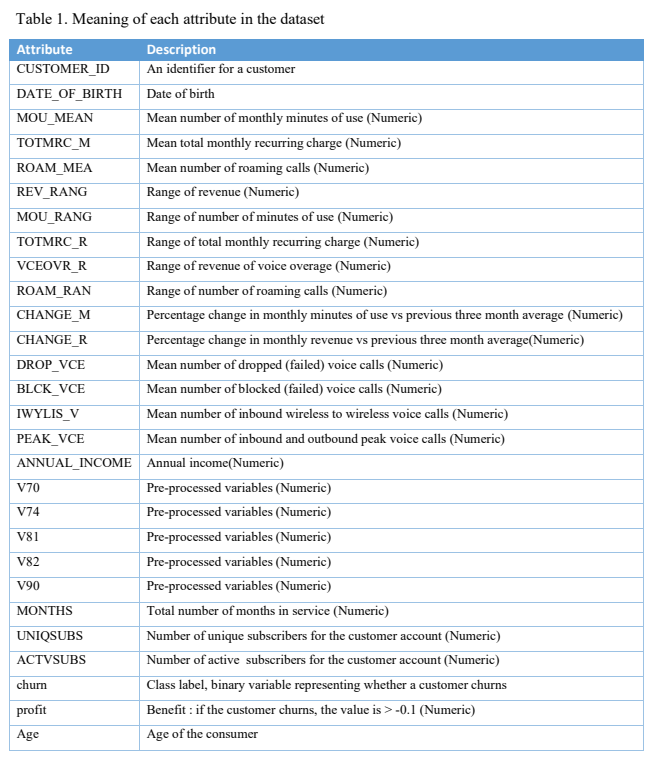
#> input picture 1.jpg, 670 x 764 px
$ python cv1.py
#> lines starting #> are read from the running program, lines starting #| are printed output that depends on the picture; after the words box and inside, x2 and y2 are one past the last pixel; in counts of white or black regions, pixels touching at a corner belong together
import cv2
import numpy as np
import pytesseract
from pytesseract import Output

img = cv2.imread('1.jpg')
#> img is the input picture: shape (764, 670, 3); mean B, G, R 242.3, 239.4, 236.3

# get grayscale image
def get_grayscale(image):
    return cv2.cvtColor(image, cv2.COLOR_BGR2GRAY)
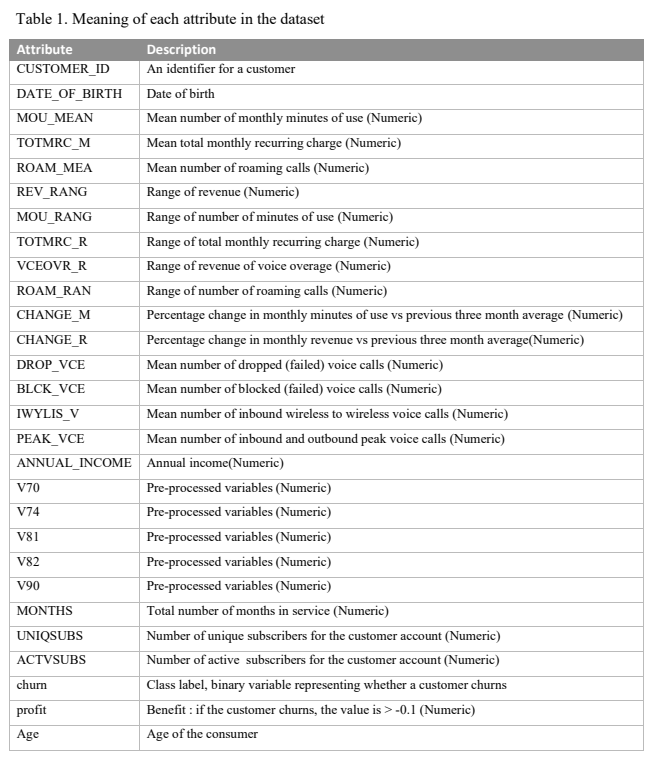
#> returned value: shape (764, 670); min 1, max 255, mean 238.8

#thresholding
def thresholding(image):
    return cv2.threshold(image, 0, 255, cv2.THRESH_BINARY + cv2.THRESH_OTSU)[1]
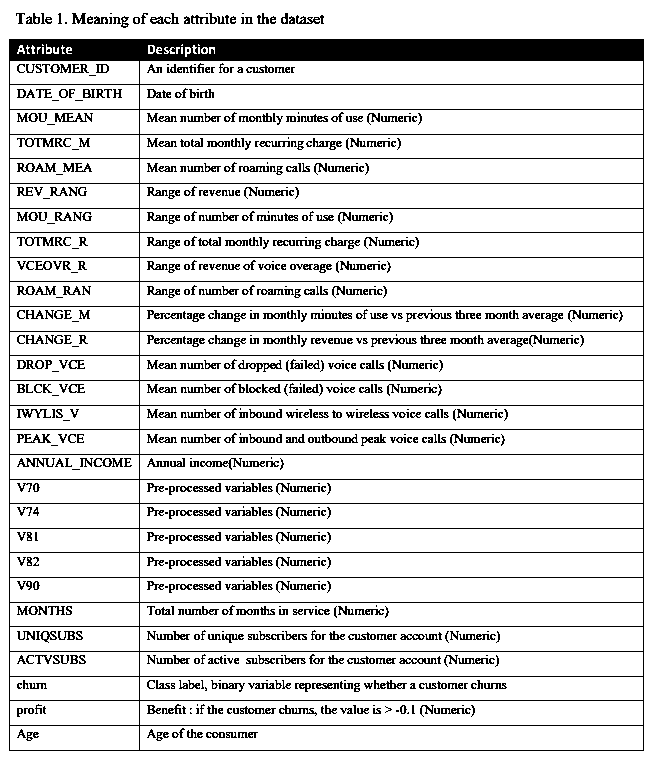
#> returned value: shape (764, 670); 86.8% white; 832 black regions (215 under 20 px), largest, box (x1, y1, x2, y2) and area: (9, 39, 644, 751) 33177, (238, 360, 282, 372) 179, (55, 113, 93, 122) 170

#erosion
def erode(image):
    kernel = np.ones((5,5),np.uint8)
    return cv2.erode(image, kernel, iterations = 1)

#opening - erosion followed by dilation
def opening(image):
    kernel = np.ones((5,5),np.uint8)
    return cv2.morphologyEx(image, cv2.MORPH_OPEN, kernel)
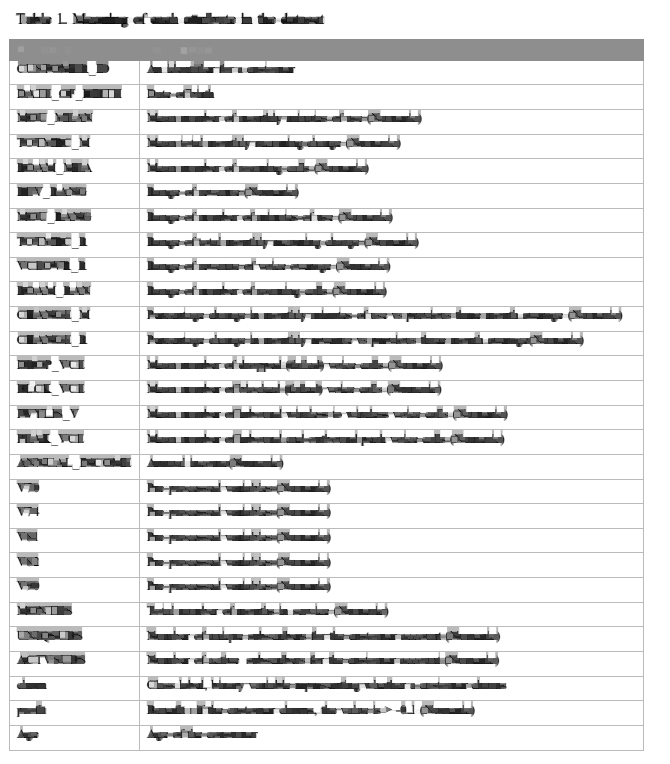
#> returned value: shape (764, 670); min 1, max 255, mean 227.9

#canny edge detection
def canny(image):
    return cv2.Canny(image, 100, 200)

#skew correction
def deskew(image):
    coords = np.column_stack(np.where(image > 0))
#> coords = 511880 pairs, first value 0 to 763, second value 0 to 669
    angle = cv2.minAreaRect(coords)[-1]
#> angle = -90
    if angle < -45:
        angle = -(90 + angle)
#> angle = 0
    else:
        angle = -angle
    (h, w) = image.shape[:2]
#> h = 764; w = 670
    center = (w // 2, h // 2)
#> center = (335, 382)
    M = cv2.getRotationMatrix2D(center, angle, 1.0)
#> M = [[1, 0, 0], [0, 1, 0]]
    rotated = cv2.warpAffine(image, M, (w, h), flags=cv2.INTER_CUBIC, borderMode=cv2.BORDER_REPLICATE)
    return rotated

image = cv2.imread('1.jpg')

gray = get_grayscale(image)
thresh = thresholding(gray)
opening = opening(gray)
deskew = deskew(gray)
canny = canny(gray)
#> in canny, `return cv2.Canny(image, 100, 200)`:
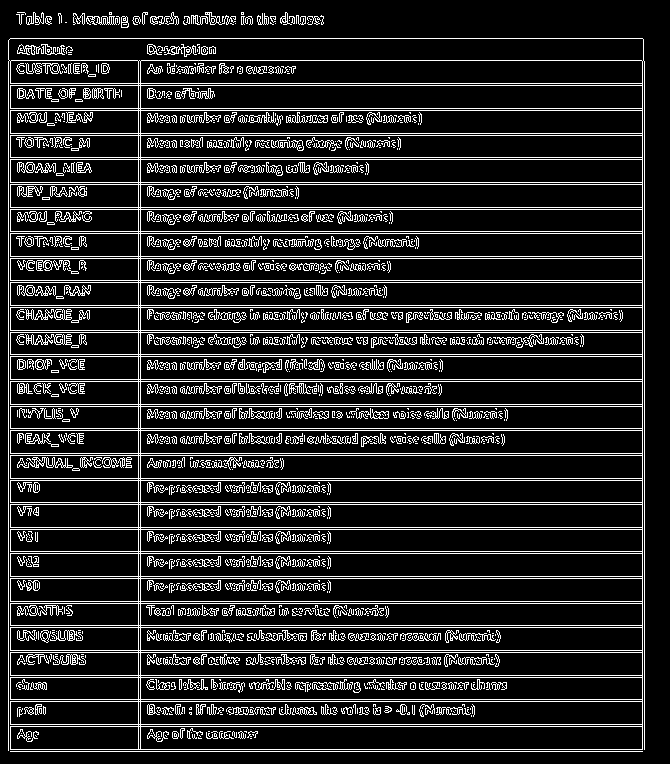
#> returned value: shape (764, 670); 14.7% white in thin lines or dots
erode = erode(gray)
#> in erode, `return cv2.erode(image, kernel, iterations = 1)`:
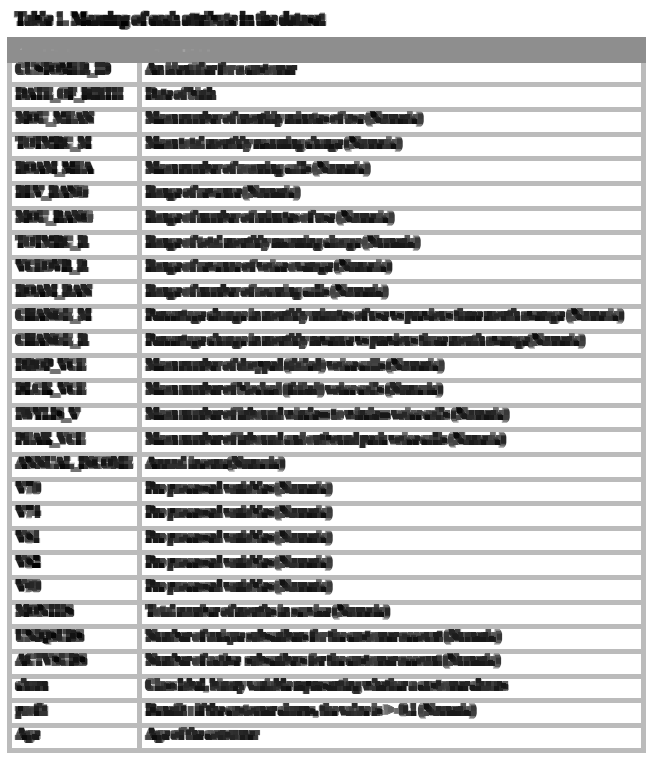
#> returned value: shape (764, 670); min 1, max 255, mean 196.3

img = gray
cv2.imshow('gray', img)
# Adding custom options
custom_config = r'--oem 1 --psm 6'
pytesseract.image_to_string(img, config=custom_config)
#> (this line was passed over: pytesseract is not available in this run)

img = thresh
cv2.imshow('thresh', img)
# Adding custom options
custom_config = r'--oem 1 --psm 6'
pytesseract.image_to_string(img, config=custom_config)
#> (this line was passed over: pytesseract is not available in this run)

img = opening
cv2.imshow('opening', img)
# Adding custom options
custom_config = r'--oem 1 --psm 6'
pytesseract.image_to_string(img, config=custom_config)
#> (this line was passed over: pytesseract is not available in this run)

img = canny
cv2.imshow('canny', img)
# Adding custom options
custom_config = r'--oem 1 --psm 6'
pytesseract.image_to_string(img, config=custom_config)
#> (this line was passed over: pytesseract is not available in this run)

img = deskew
cv2.imshow('deskew', img)
# Adding custom options
custom_config = r'--oem 1 --psm 6'
pytesseract.image_to_string(img, config=custom_config)
#> (this line was passed over: pytesseract is not available in this run)

img = erode
cv2.imshow('erode', img)
custom_config = r'--oem 1 --psm 6'
pytesseract.image_to_string(img, config=custom_config)
#> (this line was passed over: pytesseract is not available in this run)


cv2.waitKey(0)
cv2.destroyAllWindows()

img = image
cv2.imshow('origin', img)
# Adding custom options
custom_config = r'--oem 1 --psm 6'
pytesseract.image_to_string(img, config=custom_config)
#> (this line was passed over: pytesseract is not available in this run)
#> (the run stopped early here; a loop or call above may not have finished)
